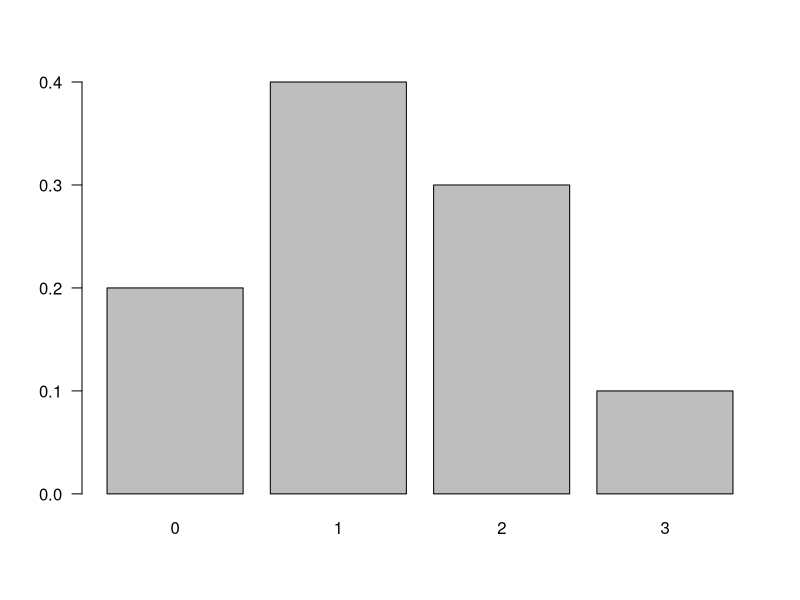
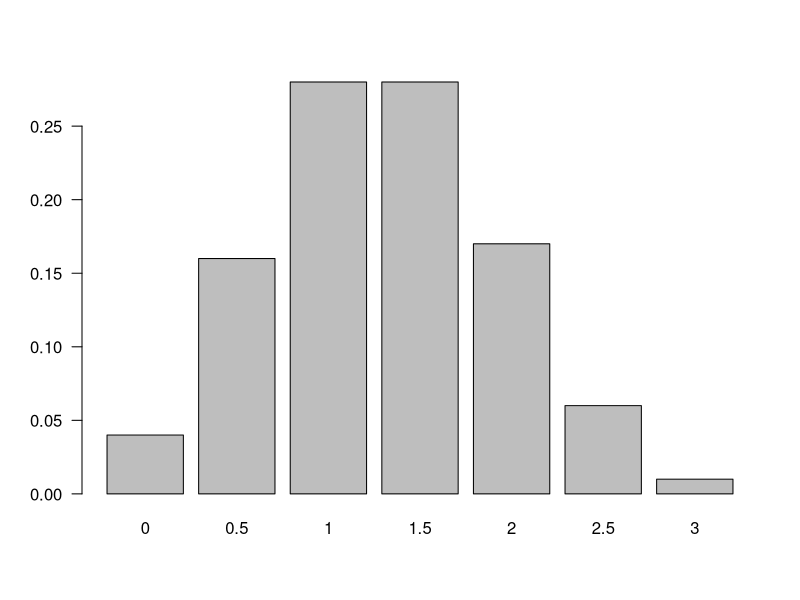

The R source for these figures, in order:
## ---- chunk 1
options(htmltools.dir.version = FALSE)
knitr::opts_chunk$set(echo=TRUE, message = FALSE, warning = FALSE, comment = "#>", fig.align = "center")
options(dplyr.print_min = 5, dplyr.print_max = 5)
## ---- chunk 2
knitr::include_graphics("https://raw.githubusercontent.com/arpanosso/estatinfo/master/slides/img/amostra_1.png")
## ---- chunk 3
x<-0:3
px<-c(.2, .4, .3, .1)
barplot(px, names=x,las=1)
## ---- chunk 4
xb<-c(0,.5,1,1.5,2,2.5,3)
pxb<-c(.04, .16, .28, .28, .17, .06, .01)
barplot(pxb, names=xb,las=1)
## ---- chunk 5
knitr::include_graphics("https://raw.githubusercontent.com/arpanosso/estatinfo/master/slides/img/amostra_2.png")
